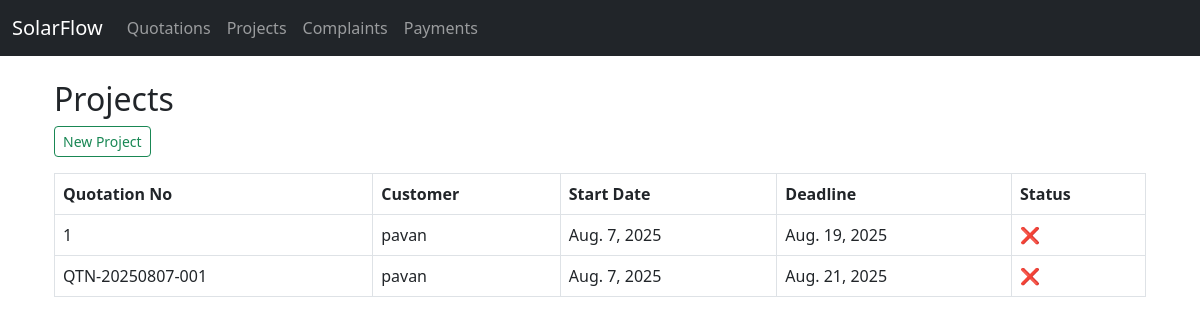
/projects/, run on the app's committed database.
### projects/models.py (models this page shows, shortened)
class Project(models.Model):
    quotation = models.OneToOneField(Quotation, on_delete=models.CASCADE)
    start_date = models.DateField(auto_now_add=True)
    completion_deadline = models.DateField()
    is_completed = models.BooleanField(default=False)

### quotation/models.py (models this page shows, shortened)
class Quotation(models.Model):
    customer = models.ForeignKey('customers.Customer', on_delete=models.CASCADE)
    date = models.DateField(default=timezone.now)
    quotation_no = models.CharField(max_length=20, unique=True, blank=True)
    module_quantity = models.PositiveIntegerField()
    module_wp = models.PositiveIntegerField()
    inverter_size = models.FloatField(help_text="in kW")
    complete_epc_rate = models.FloatField()
    meter_charge = models.FloatField(default=3350)
    fabrication_rate = models.FloatField(default=4000)  # per kW
    module_rate = models.FloatField()
    inverter_rate = models.FloatField()
    gst_percent = models.FloatField(default=12.0)  # only for EPC

### customers/models.py (models this page shows, shortened)
class Customer(models.Model):
    name = models.CharField(max_length=100)
    address = models.TextField()
    pincode = models.CharField(max_length=6)
    contact = models.CharField(max_length=10)

### projects/views.py (the view)
# urls.py: path('', views.project_list, name='project_list'),  # Use this as home
def project_list(request):
    projects = Project.objects.all()
    return render(request, 'projects/project_list.html', {'projects': projects})

### projects/templates/projects/project_list.html
{% extends 'base.html' %}
{% block content %}
<div class="container mt-4">
    <h2>Projects</h2>
    <a href="{% url 'create_project' %}" class="btn btn-sm btn-outline-success mb-3">New Project</a>
    <table class="table table-bordered">
        <thead>
            <tr>
                <th>Quotation No</th><th>Customer</th><th>Start Date</th><th>Deadline</th><th>Status</th>
            </tr>
        </thead>
        <tbody>
            {% for project in projects %}
            <tr>
                <td>{{ project.quotation.quotation_no }}</td>
                <td>{{ project.quotation.customer.name }}</td>
                <td>{{ project.start_date }}</td>
                <td>{{ project.completion_deadline }}</td>
                <td>{% if project.is_completed %}✅{% else %}❌{% endif %}</td>
            </tr>
            {% endfor %}
        </tbody>
    </table>
</div>
{% endblock %}

### data on the page
Project: quotation.quotation_no "1", quotation.customer.name "pavan", start_date "Aug. 7, 2025", completion_deadline "Aug. 19, 2025"
Project: quotation.quotation_no "QTN-20250807-001", quotation.customer.name "pavan", start_date "Aug. 7, 2025", completion_deadline "Aug. 21, 2025"
